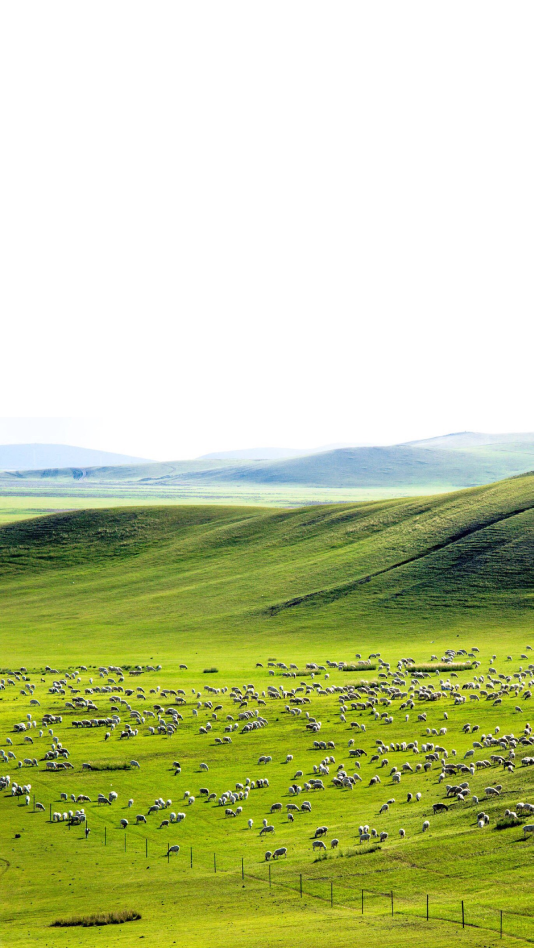
#> input picture a01_test_canny/2018828181532_5uy8L.jpeg, 1600 x 2844 px (shown at 1/3 size)
$ python tst_canny.py
#> lines starting #> are read from the running program, lines starting #| are printed output that depends on the picture; after the words box and inside, x2 and y2 are one past the last pixel; in counts of white or black regions, pixels touching at a corner belong together
"""
@Auth: itmorn
@Date: 2022/8/25-22:00
@Email: 12567148@qq.com
"""
# 导包
import cv2
from matplotlib import pyplot as plt
# 选一个实验用图
# img = cv2.imread('123.jpg',0)
img = cv2.imread('2018828181532_5uy8L.jpeg',0)
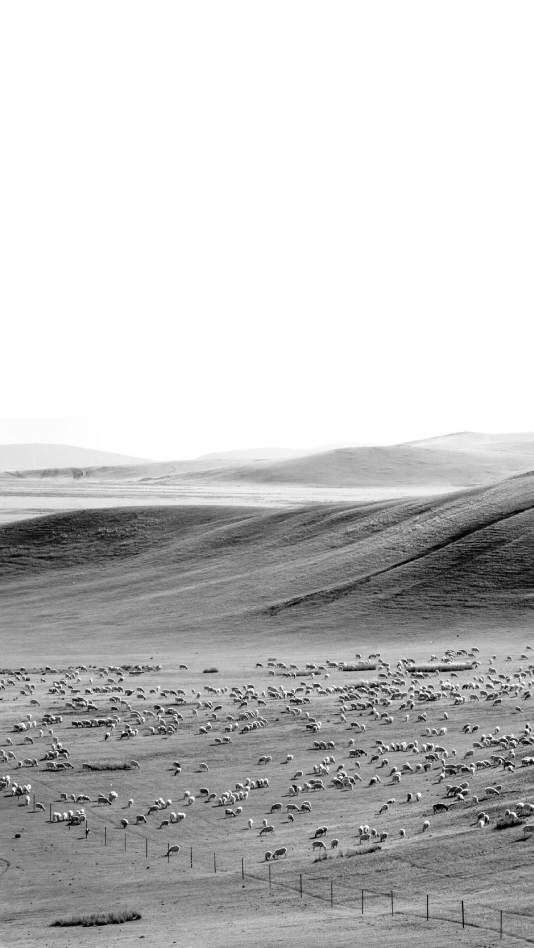
#> img: shape (2844, 1600) (shown at 1/3 size); min 0, max 255, mean 195
# 朋友脸大，给他缩小点
# img = cv2.resize(img,(800,800))
# 来直接干Canny，设两个阈值100，200
# edges = cv2.Canny(img,50,150)
# cv.imwrite("res.png",edges)

# 创建窗口
#定义回调函数
def nothing(x):
    pass

cv2.namedWindow('Canny')

# 创建滑动条，分别对应Canny的两个阈值
cv2.createTrackbar('threshold1', 'Canny', 0, 255, nothing)
cv2.createTrackbar('threshold2', 'Canny', 0, 255, nothing)

while (1):

    # 返回当前阈值
    threshold1 = cv2.getTrackbarPos('threshold1', 'Canny')
    threshold2 = cv2.getTrackbarPos('threshold2', 'Canny')

    img_output = cv2.Canny(img, threshold1, threshold2)
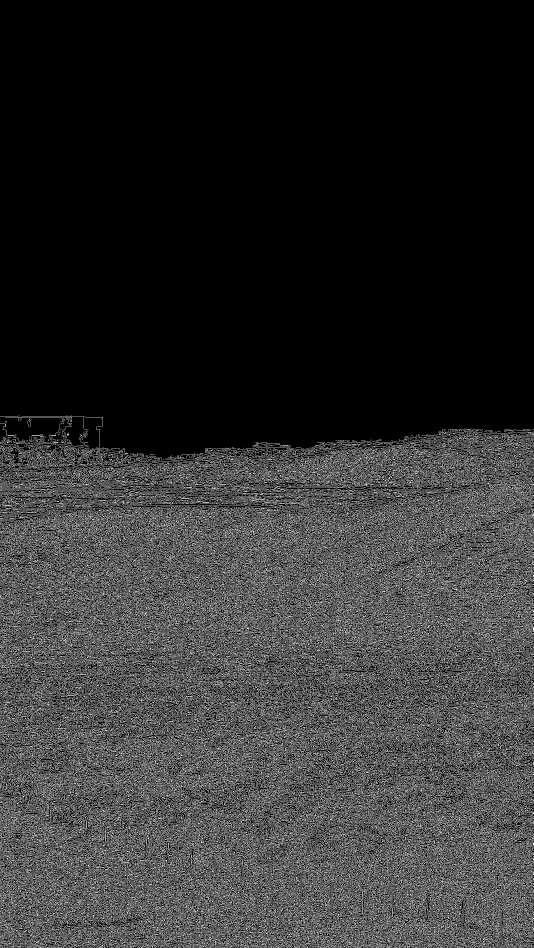
#> img_output: shape (2844, 1600) (shown at 1/3 size); 19.2% white in thin lines or dots, all inside (x1, y1, x2, y2) = (0, 1247, 1600, 2844)

    # 显示图片
    # cv2.imshow('original', img)
    cv2.imshow('Canny', img_output)
    cv2.imwrite("res.png", img_output)
    # 空格跳出
    if cv2.waitKey(1) == ord(' '):
#> (key Esc is pressed here)
        break

    # 摧毁所有窗口
cv2.destroyAllWindows()
